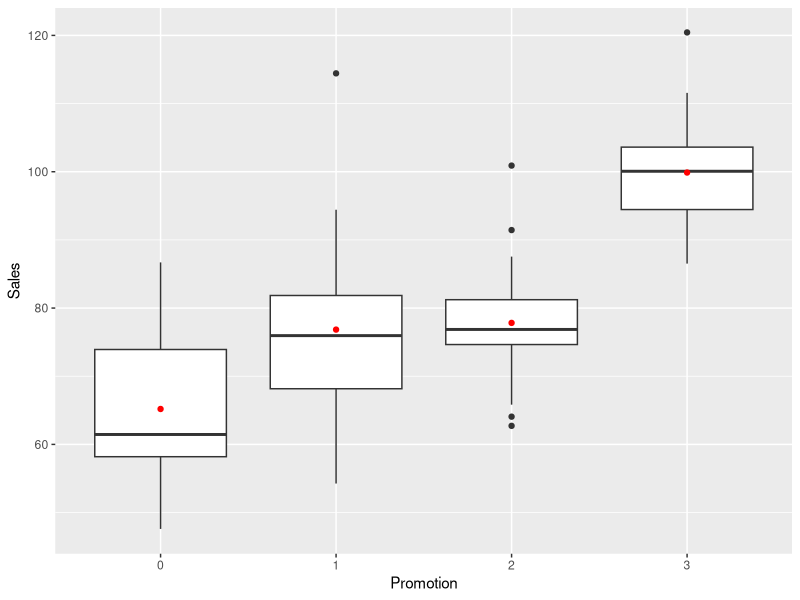
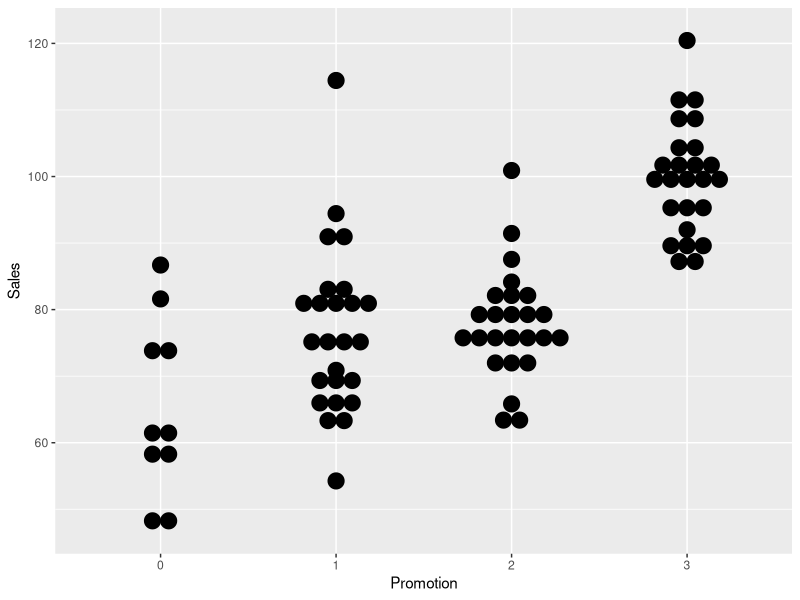
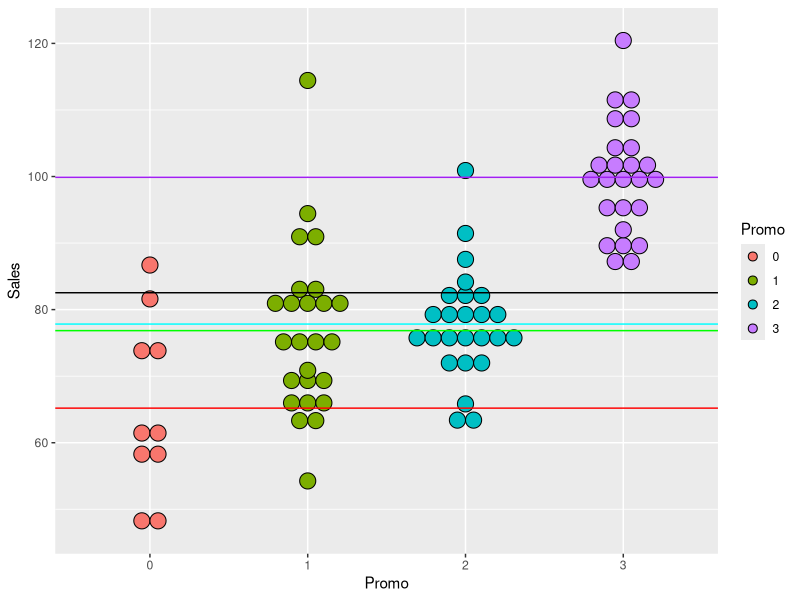
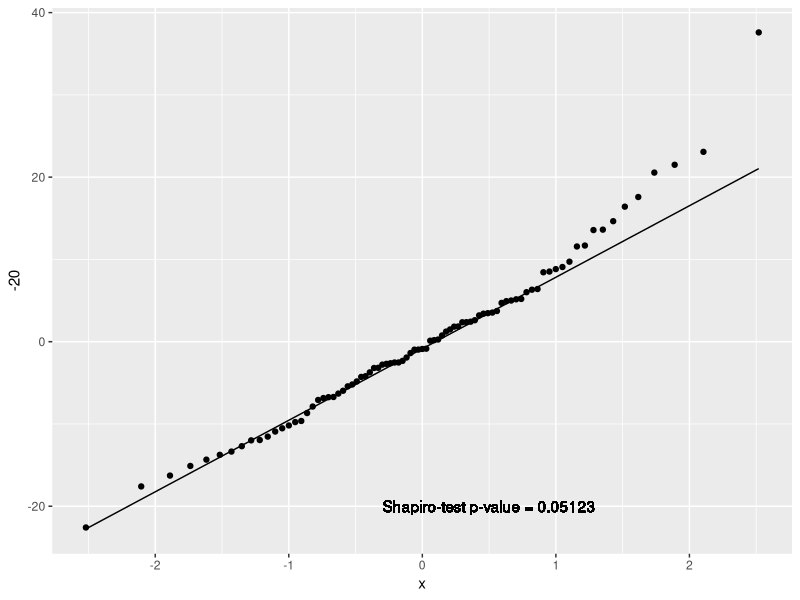

Write R code to recreate these figures, in order.
## ---- chunk 1
knitr::opts_chunk$set(echo = TRUE)

library(ggplot2)

setwd("~/Desktop/Personal Computer/MBA/HOA 732/")
## ---- chunk 2
S <- read.csv("restaurant4anova.csv",header=TRUE)
head(S)
tail(S)
## ---- chunk 3
BX2 <- ggplot(S,aes(x=factor(Promo),y=Sales)) + geom_boxplot()+
       stat_summary(fun = "mean", geom="point",color="red")
BX2 + xlab("Promotion")
## ---- chunk 4
p.dot <- ggplot(S,aes(x=factor(Promo),y=Sales)) + 
  geom_dotplot(binaxis='y', stackdir='center')
p.dot + xlab("Promotion")
## ---- chunk 5
#xbari.	65.19592	76.84204	77.82536	99.882
#xbar..	82.53757882
S$Promo <- factor(S$Promo)
p.dot <- ggplot(S,aes(x=Promo,y=Sales,fill=Promo)) + 
  geom_dotplot(binaxis='y', stackdir='center') +
  geom_hline(yintercept = c(65.19592,76.84204,77.82536,99.882), color=c("red","green","cyan  ","purple"))+
  geom_hline(yintercept = 82.54)
p.dot 
## ---- chunk 6
# summary stats
xbar <- tapply(S$Sales, S$Promo, mean)
SD <- tapply(S$Sales, S$Promo, sd)
round(xbar,2)
round(SD,2)
## ---- chunk 7
a1 <- aov(data=S,Sales~factor(Promo))
summary(a1) ## Shows us the ANOVA table
names(a1)
## ---- chunk 8
#qq plot with normal line (normality test)
df <- as.data.frame(a1$residuals)
colnames(df)[1] <- "residuals"

shapiro.test(df$residuals) # W = 0.97087, p-value = 0.05123

ggplot(df)+stat_qq(aes(sample=residuals)) + 
  geom_qq_line(aes(sample=residuals))+
  geom_text(aes(x=0.5, y=-20, label="Shapiro-test p-value = 0.05123"))
